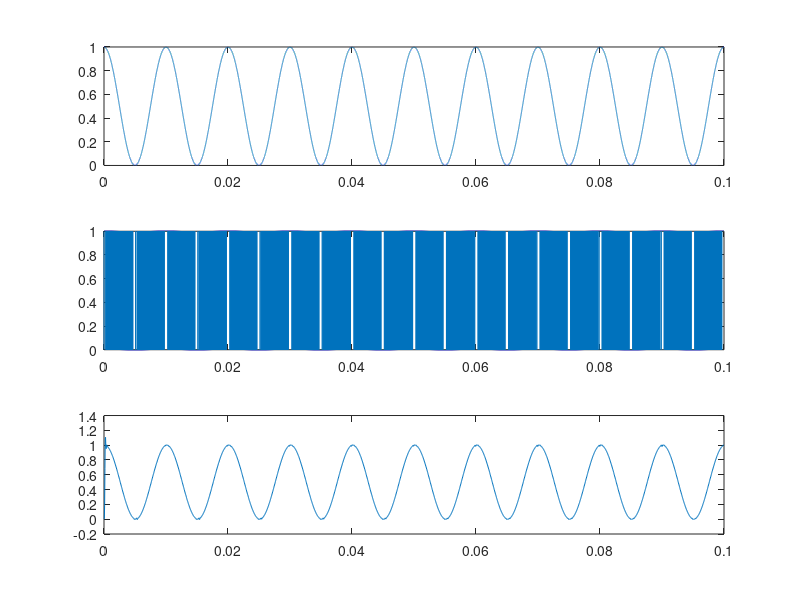
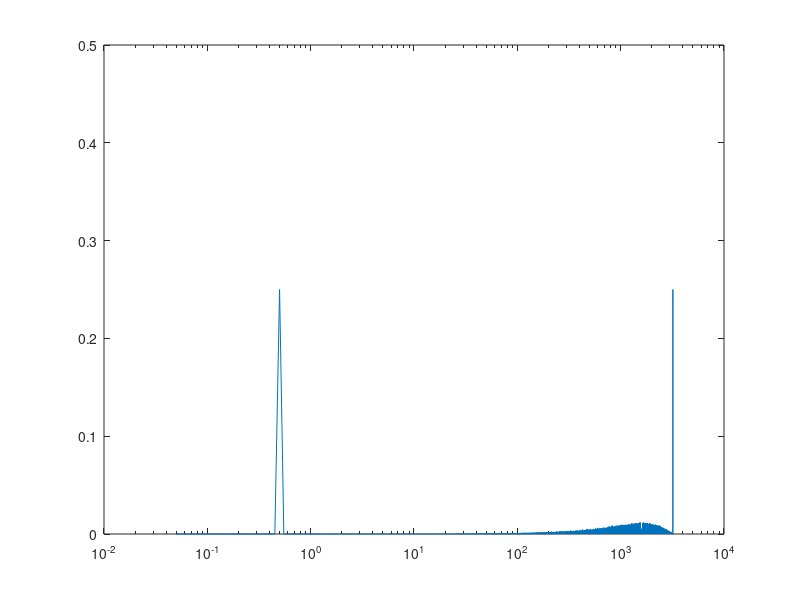

Reproduce these figures in MATLAB, in order.
%------First order Sigma-Delta modulator------%
%based on the block diagram found in Oppenheim

%imports
pkg load signal

%function declaration
freq_sig = 100;
f = @(t) 0.5 + 0.5*cos(2*pi*freq_sig*t);

%parameters
fs = freq_sig * 2;
N = 1; %adc bits
M = 32; % oversample ratio (fs multiplier)
Vmin = -1; %dac low and max values
Vmax = 1;
deltaV = (Vmax - Vmin) / 2^N; %adc voltage step

%signals
duration = 10 * (1/freq_sig); %10 periods
sample_count = M * fs / duration;
t = linspace(0, duration, sample_count);
x = f(t);
y = zeros(1, sample_count);
x_digital = zeros(1, sample_count);
s = zeros(1, sample_count); % integrator output history (x_digit before decimation)

%STF = 1
for i=2:sample_count
  %difference (comparator)
  y(i) = x(i) - y(i-1);

  %accumulate (integrator)
  s(i) = y(i) + s(i-1);

  %quantize (round to 2^N)
  y(i) = round(s(i) / deltaV);
  y(i) = min(max(y(i), 0), 2^N - 1); %range correction
  err = y(i) - s(i)/deltaV;
end

figure(1);
subplot(3, 1, 1);
plot(t, x);
%figure(2);
subplot(3, 1, 2);
plot(t, y);

%Low-pass with cut off at fc=fs/2
[b, a] = butter(6,  1 / (2 * M), 'low');
x_digital = filter(b, a, y);
%decimate
x_digital = downsample(x_digital, M);
t = downsample(t, M);
subplot(3, 1, 3);
plot(t, x_digital);

%FFT plot
f = linspace(0, (fs * M) / 2, sample_count);
y_f = fft(y) / sample_count;
figure(2);
semilogx(f, abs(y_f));
